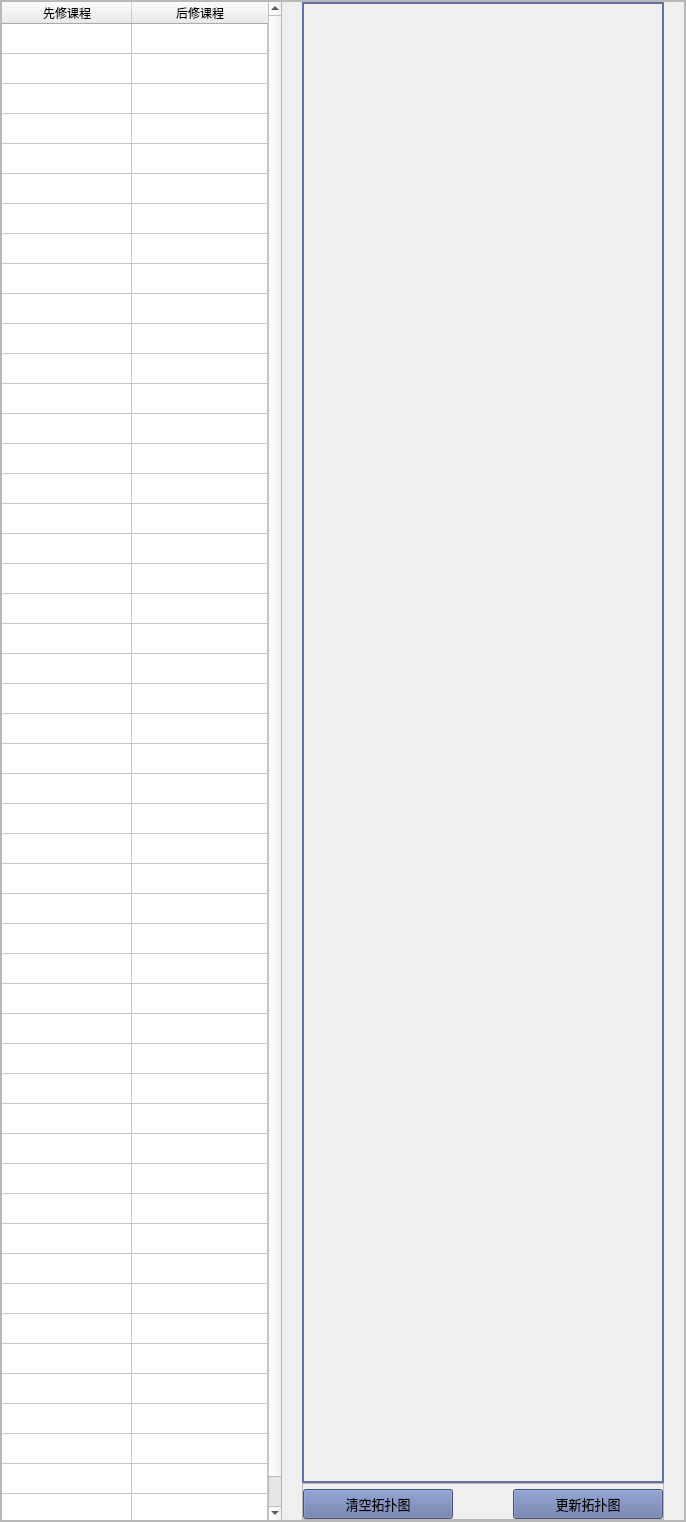
                        <widget class="QWidget" name="page_2">
                         <layout class="QHBoxLayout" name="horizontalLayout_7">
                          <property name="spacing">
                           <number>0</number>
                          </property>
                          <property name="leftMargin">
                           <number>0</number>
                          </property>
                          <property name="topMargin">
                           <number>0</number>
                          </property>
                          <property name="rightMargin">
                           <number>0</number>
                          </property>
                          <property name="bottomMargin">
                           <number>0</number>
                          </property>
                          <item>
                           <widget class="QFrame" name="frame_2">
                            <property name="frameShape">
                             <enum>QFrame::StyledPanel</enum>
                            </property>
                            <property name="frameShadow">
                             <enum>QFrame::Raised</enum>
                            </property>
                            <layout class="QHBoxLayout" name="horizontalLayout_8">
                             <property name="spacing">
                              <number>0</number>
                             </property>
                             <property name="leftMargin">
                              <number>0</number>
                             </property>
                             <property name="topMargin">
                              <number>0</number>
                             </property>
                             <property name="rightMargin">
                              <number>0</number>
                             </property>
                             <property name="bottomMargin">
                              <number>0</number>
                             </property>
                             <item>
                              <widget class="QFrame" name="frame_3">
                               <property name="maximumSize">
                                <size>
                                 <width>280</width>
                                 <height>16777215</height>
                                </size>
                               </property>
                               <property name="frameShape">
                                <enum>QFrame::StyledPanel</enum>
                               </property>
                               <property name="frameShadow">
                                <enum>QFrame::Raised</enum>
                               </property>
                               <layout class="QHBoxLayout" name="horizontalLayout_9">
                                <property name="spacing">
                                 <number>0</number>
                                </property>
                                <property name="leftMargin">
                                 <number>0</number>
                                </property>
                                <property name="topMargin">
                                 <number>0</number>
                                </property>
                                <property name="rightMargin">
                                 <number>0</number>
                                </property>
                                <property name="bottomMargin">
                                 <number>0</number>
                                </property>
                                <item>
                                 <widget class="QTableWidget" name="page2TableWidget">
                                  <property name="sizePolicy">
                                   <sizepolicy hsizetype="Fixed" vsizetype="Expanding">
                                    <horstretch>0</horstretch>
                                    <verstretch>0</verstretch>
                                   </sizepolicy>
                                  </property>
                                  <property name="minimumSize">
                                   <size>
                                    <width>280</width>
                                    <height>0</height>
                                   </size>
                                  </property>
                                  <property name="maximumSize">
                                   <size>
                                    <width>300</width>
                                    <height>16777215</height>
                                   </size>
                                  </property>
                                  <property name="styleSheet">
                                   <string notr="true">QTabelWidget:: item::selected
{
	background:rgb(170, 170, 255)
}
</string>
                                  </property>
                                  <property name="frameShape">
                                   <enum>QFrame::NoFrame</enum>
                                  </property>
                                  <property name="verticalScrollBarPolicy">
                                   <enum>Qt::ScrollBarAlwaysOn</enum>
                                  </property>
                                  <property name="horizontalScrollBarPolicy">
                                   <enum>Qt::ScrollBarAlwaysOff</enum>
                                  </property>
                                  <property name="sizeAdjustPolicy">
                                   <enum>QAbstractScrollArea::AdjustToContents</enum>
                                  </property>
                                  <property name="editTriggers">
                                   <set>QAbstractItemView::NoEditTriggers</set>
                                  </property>
                                  <property name="dragEnabled">
                                   <bool>true</bool>
                                  </property>
                                  <property name="selectionMode">
                                   <enum>QAbstractItemView::SingleSelection</enum>
                                  </property>
                                  <property name="selectionBehavior">
                                   <enum>QAbstractItemView::SelectRows</enum>
                                  </property>
                                  <property name="gridStyle">
                                   <enum>Qt::CustomDashLine</enum>
                                  </property>
                                  <property name="rowCount">
                                   <number>50</number>
                                  </property>
                                  <attribute name="horizontalHeaderCascadingSectionResizes">
                                   <bool>true</bool>
                                  </attribute>
                                  <attribute name="horizontalHeaderMinimumSectionSize">
                                   <number>20</number>
                                  </attribute>
                                  <attribute name="horizontalHeaderDefaultSectionSize">
                                   <number>130</number>
                                  </attribute>
                                  <attribute name="horizontalHeaderShowSortIndicator" stdset="0">
                                   <bool>false</bool>
                                  </attribute>
                                  <attribute name="horizontalHeaderStretchLastSection">
                                   <bool>true</bool>
                                  </attribute>
                                  <attribute name="verticalHeaderVisible">
                                   <bool>false</bool>
                                  </attribute>
                                  <attribute name="verticalHeaderCascadingSectionResizes">
                                   <bool>false</bool>
                                  </attribute>
                                  <attribute name="verticalHeaderMinimumSectionSize">
                                   <number>10</number>
                                  </attribute>
                                  <attribute name="verticalHeaderDefaultSectionSize">
                                   <number>30</number>
                                  </attribute>
                                  <attribute name="verticalHeaderHighlightSections">
                                   <bool>false</bool>
                                  </attribute>
                                  <attribute name="verticalHeaderStretchLastSection">
                                   <bool>true</bool>
                                  </attribute>
                                  <row>
                                   <property name="text">
                                    <string>新建行</string>
                                   </property>
                                  </row>
                                  <row>
                                   <property name="text">
                                    <string>新建行</string>
                                   </property>
                                  </row>
                                  <row>
                                   <property name="text">
                                    <string>新建行</string>
                                   </property>
                                  </row>
                                  <row>
                                   <property name="text">
                                    <string>新建行</string>
                                   </property>
                                  </row>
                                  <row>
                                   <property name="text">
                                    <string>新建行</string>
                                   </property>
                                  </row>
                                  <row>
                                   <property name="text">
                                    <string>新建行</string>
                                   </property>
                                  </row>
                                  <row>
                                   <property name="text">
                                    <string>新建行</string>
                                   </property>
                                  </row>
                                  <row>
                                   <property name="text">
                                    <string>新建行</string>
                                   </property>
                                  </row>
                                  <row>
                                   <property name="text">
                                    <string>新建行</string>
                                   </property>
                                  </row>
                                  <row>
                                   <property name="text">
                                    <string>新建行</string>
                                   </property>
                                  </row>
                                  <row>
                                   <property name="text">
                                    <string>新建行</string>
                                   </property>
                                  </row>
                                  <row>
                                   <property name="text">
                                    <string>新建行</string>
                                   </property>
                                  </row>
                                  <row>
                                   <property name="text">
                                    <string>新建行</string>
                                   </property>
                                  </row>
                                  <row>
                                   <property name="text">
                                    <string>新建行</string>
                                   </property>
                                  </row>
                                  <row/>
                                  <row/>
                                  <row/>
                                  <row/>
                                  <row/>
                                  <row/>
                                  <row/>
                                  <row/>
                                  <row/>
                                  <row/>
                                  <row/>
                                  <row/>
                                  <row/>
                                  <row/>
                                  <row/>
                                  <row/>
                                  <row/>
                                  <row/>
                                  <row/>
                                  <row/>
                                  <row/>
                                  <row/>
                                  <row/>
                                  <row/>
                                  <row/>
                                  <row/>
                                  <row/>
                                  <row/>
                                  <row/>
                                  <row/>
                                  <row/>
                                  <row/>
                                  <row/>
                                  <row/>
                                  <row/>
                                  <row/>
                                  <column>
                                   <property name="text">
                                    <string>先修课程</string>
                                   </property>
                                  </column>
                                  <column>
                                   <property name="text">
                                    <string>后修课程</string>
                                   </property>
                                  </column>
                                 </widget>
                                </item>
                               </layout>
                              </widget>
                             </item>
                             <item>
                              <widget class="QFrame" name="frame_4">
                               <property name="sizePolicy">
                                <sizepolicy hsizetype="Expanding" vsizetype="Expanding">
                                 <horstretch>0</horstretch>
                                 <verstretch>0</verstretch>
                                </sizepolicy>
                               </property>
                               <property name="frameShape">
                                <enum>QFrame::StyledPanel</enum>
                               </property>
                               <property name="frameShadow">
                                <enum>QFrame::Raised</enum>
                               </property>
                               <layout class="QVBoxLayout" name="verticalLayout_22">
                                <property name="spacing">
                                 <number>0</number>
                                </property>
                                <property name="leftMargin">
                                 <number>20</number>
                                </property>
                                <property name="topMargin">
                                 <number>0</number>
                                </property>
                                <property name="rightMargin">
                                 <number>20</number>
                                </property>
                                <property name="bottomMargin">
                                 <number>0</number>
                                </property>
                                <item>
                                 <widget class="QLabel" name="label">
                                  <property name="sizePolicy">
                                   <sizepolicy hsizetype="Expanding" vsizetype="Expanding">
                                    <horstretch>0</horstretch>
                                    <verstretch>0</verstretch>
                                   </sizepolicy>
                                  </property>
                                  <property name="minimumSize">
                                   <size>
                                    <width>0</width>
                                    <height>0</height>
                                   </size>
                                  </property>
                                  <property name="maximumSize">
                                   <size>
                                    <width>16777215</width>
                                    <height>16777215</height>
                                   </size>
                                  </property>
                                  <property name="styleSheet">
                                   <string notr="true">border: 2px solid #6272a4;</string>
                                  </property>
                                  <property name="text">
                                   <string/>
                                  </property>
                                  <property name="pixmap">
                                   <pixmap resource="resources.qrc">:/images/images/images/PyDracula_vertical.png</pixmap>
                                  </property>
                                  <property name="alignment">
                                   <set>Qt::AlignCenter</set>
                                  </property>
                                 </widget>
                                </item>
                                <item>
                                 <widget class="QFrame" name="frame_5">
                                  <property name="frameShape">
                                   <enum>QFrame::StyledPanel</enum>
                                  </property>
                                  <property name="frameShadow">
                                   <enum>QFrame::Raised</enum>
                                  </property>
                                  <layout class="QHBoxLayout" name="horizontalLayout_4">
                                   <property name="spacing">
                                    <number>0</number>
                                   </property>
                                   <property name="leftMargin">
                                    <number>0</number>
                                   </property>
                                   <property name="topMargin">
                                    <number>5</number>
                                   </property>
                                   <property name="rightMargin">
                                    <number>0</number>
                                   </property>
                                   <property name="bottomMargin">
                                    <number>0</number>
                                   </property>
                                   <item>
                                    <widget class="QPushButton" name="clearPhotoBtn">
                                     <property name="minimumSize">
                                      <size>
                                       <width>150</width>
                                       <height>30</height>
                                      </size>
                                     </property>
                                     <property name="font">
                                      <font>
                                       <family>SimHei</family>
                                       <pointsize>10</pointsize>
                                       <italic>false</italic>
                                       <bold>false</bold>
                                      </font>
                                     </property>
                                     <property name="cursor">
                                      <cursorShape>PointingHandCursor</cursorShape>
                                     </property>
                                     <property name="styleSheet">
                                      <string notr="true">
background-color: #6272a4;</string>
                                     </property>
                                     <property name="text">
                                      <string>清空拓扑图</string>
                                     </property>
                                     <property name="icon">
                                      <iconset resource="resources.qrc">
                                       <normaloff>:/icons/images/icons/cil-low-vision.png</normaloff>:/icons/images/icons/cil-low-vision.png</iconset>
                                     </property>
                                    </widget>
                                   </item>
                                   <item>
                                    <spacer name="horizontalSpacer_6">
                                     <property name="orientation">
                                      <enum>Qt::Horizontal</enum>
                                     </property>
                                     <property name="sizeType">
                                      <enum>QSizePolicy::Fixed</enum>
                                     </property>
                                     <property name="sizeHint" stdset="0">
                                      <size>
                                       <width>60</width>
                                       <height>20</height>
                                      </size>
                                     </property>
                                    </spacer>
                                   </item>
                                   <item>
                                    <widget class="QPushButton" name="reloadPhotoBtn">
                                     <property name="minimumSize">
                                      <size>
                                       <width>150</width>
                                       <height>30</height>
                                      </size>
                                     </property>
                                     <property name="font">
                                      <font>
                                       <family>SimHei</family>
                                       <pointsize>10</pointsize>
                                       <italic>false</italic>
                                       <bold>false</bold>
                                      </font>
                                     </property>
                                     <property name="cursor">
                                      <cursorShape>PointingHandCursor</cursorShape>
                                     </property>
                                     <property name="styleSheet">
                                      <string notr="true">
background-color: #6272a4;</string>
                                     </property>
                                     <property name="text">
                                      <string>更新拓扑图</string>
                                     </property>
                                     <property name="icon">
                                      <iconset resource="resources.qrc">
                                       <normaloff>:/icons/images/icons/cil-loop-circular.png</normaloff>:/icons/images/icons/cil-loop-circular.png</iconset>
                                     </property>
                                    </widget>
                                   </item>
                                  </layout>
                                 </widget>
                                </item>
                               </layout>
                              </widget>
                             </item>
                            </layout>
                           </widget>
                          </item>
                         </layout>
                        </widget>
